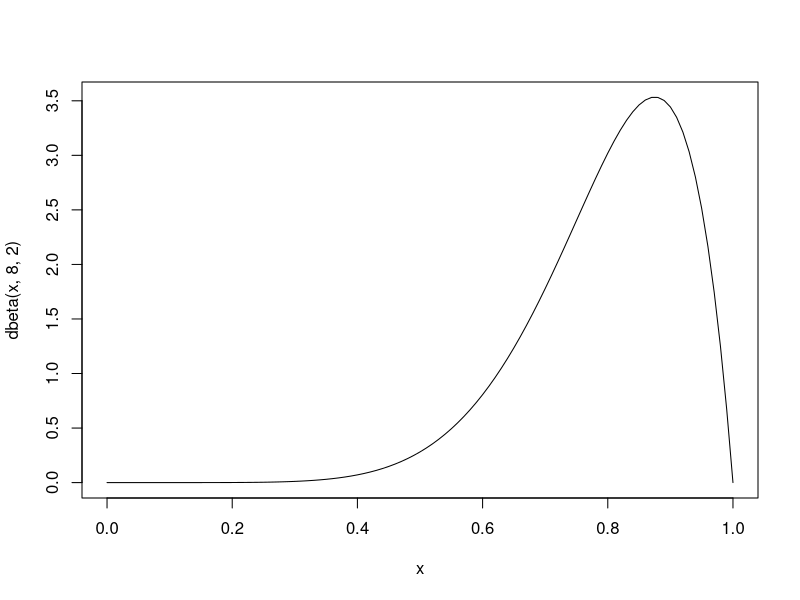

This chart was generated by the following R code:
#Group Lab 2:

x <- seq( 0, 1, .01)

plot(x, dbeta(x,8,2), type='l')

#Estimate of mean, pull 10000 values from distribution and mean
mean(rbeta(100000,8,2))
#How to find the SD of a beta distribution
sd(rbeta(1000000,8,2))

